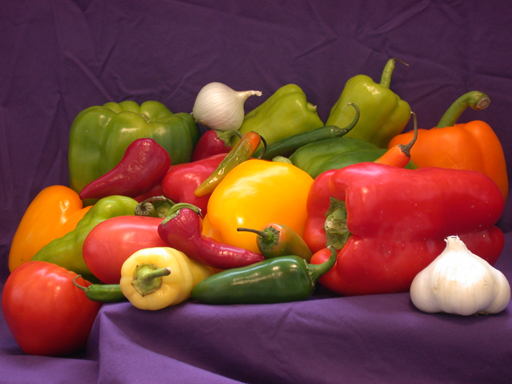
%> input picture data/peppers.png, 512 x 384 px
$ octave Lab5part5.m   (GNU Octave 9; MATLAB toolbox functions it lacks are replaced by stand-ins)
%> lines starting %> are read from the running program, lines starting %| are printed output that depends on the picture
clear all;
close all;
clc;

%read image
originalRGB = imread('peppers.png');
%> originalRGB is the input picture: size 384x512x3 uint8; mean R, G, B 120.8, 66.4, 57.6

%display image
subplot(2,2,1);
imshow(originalRGB)
title('Original Image')

subplot(2,2,2);
h = fspecial('motion', 50, 45);
%apply filter on imgae
filteredRGB= imfilter(originalRGB,h);
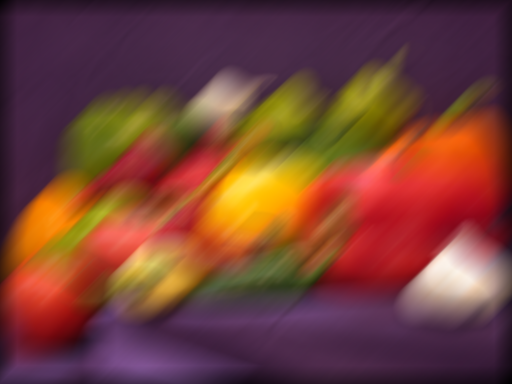
%> filteredRGB: size 384x512x3 uint8; mean R, G, B 117.7, 64.8, 54.8
imshow(filteredRGB)
title('Motion filter with len=40, theta=40')

subplot(2,2,3);
h = fspecial('laplacian', 0.5);
%apply filter on imgae
filteredRGB= imfilter(originalRGB,h);
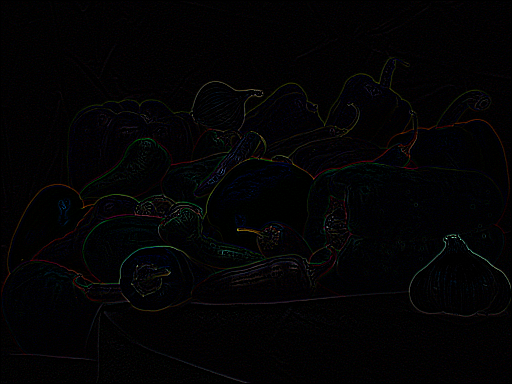
%> filteredRGB: size 384x512x3 uint8; mean R, G, B 3.1, 2.8, 3.5
imshow(filteredRGB)
title('Laplacian filter with Alpha=0.5')

subplot(2,2,4);
h = fspecial('sobel');
%apply filter on imgae
filteredRGB= imfilter(originalRGB,h);
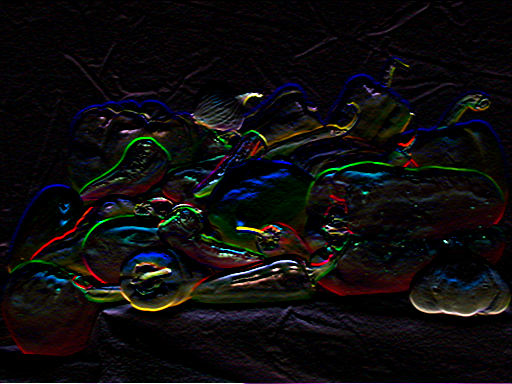
%> filteredRGB: size 384x512x3 uint8; mean R, G, B 14.2, 12.7, 13.4
imshow(filteredRGB)
title('Sobel filter')

$ run again, with data/circles.jpg saved as data/peppers.png
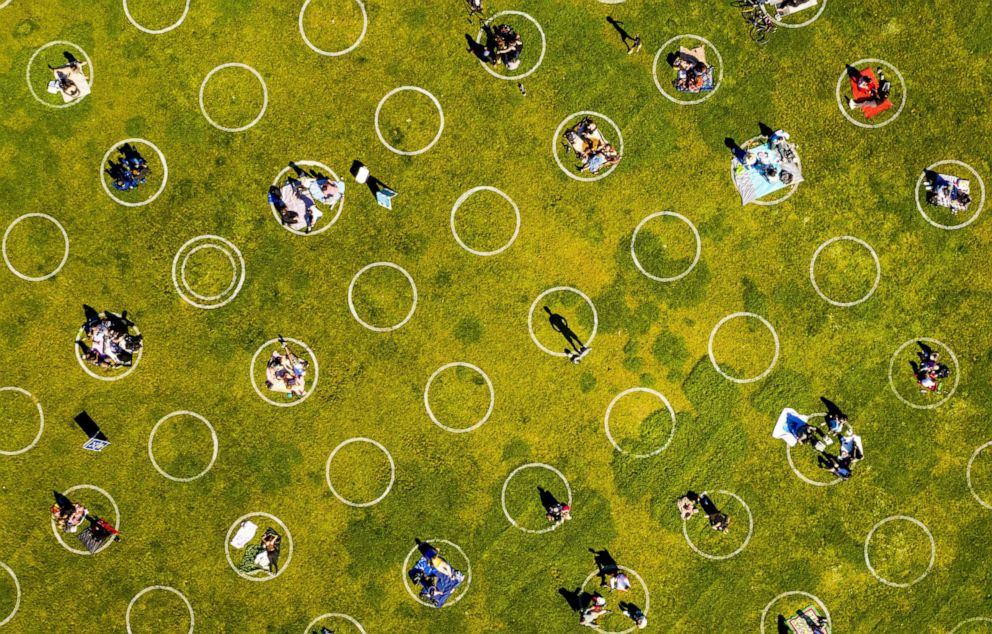
%> input picture data/circles.jpg, 992 x 634 px
%> originalRGB is the input picture: size 634x992x3 uint8; mean R, G, B 131.4, 128.8, 28.7
%> `filteredRGB= imfilter(originalRGB,h);`:
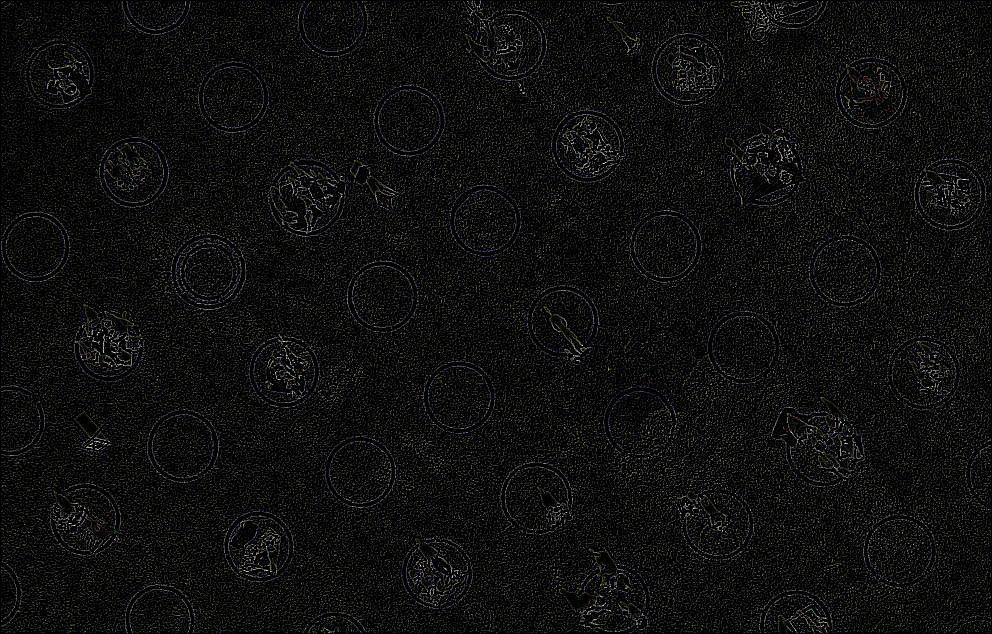
%> filteredRGB: size 634x992x3 uint8; mean R, G, B 14, 14, 13.3
%> `filteredRGB= imfilter(originalRGB,h);`:
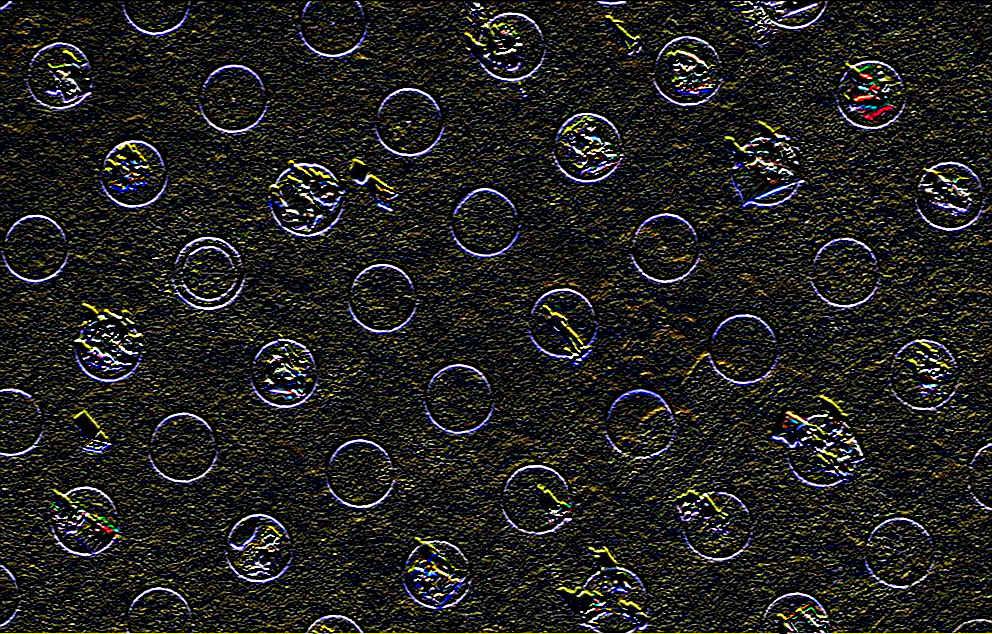
%> filteredRGB: size 634x992x3 uint8; mean R, G, B 33.9, 33.4, 30.6
